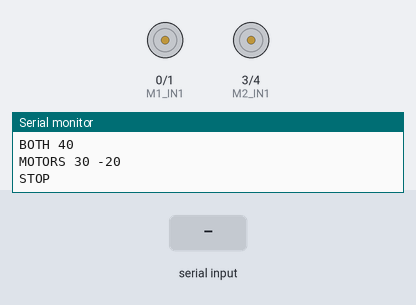
The sketch below on a simulated ESP32. Parts: motor-driver pin pairs drawn as motors (green arrow = first pin HIGH = forward, orange = second pin HIGH = backward, longer = more drive, scaled by the enable pin), the last lines printed to the serial monitor. Inputs (shaded band) come from the test bench.

Above: at 1.7 s.
1.8 s: "M1 90\n" received over Serial
At 2.7 s:
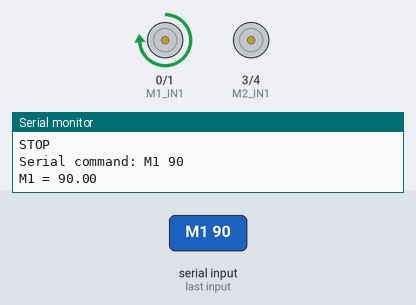
3.3 s: "M1  45\n" received over Serial
At 3.8 s:
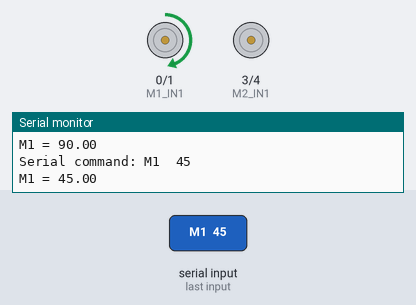
4.8 s: "BOTH 90\n" received over Serial
At 6.0 s:
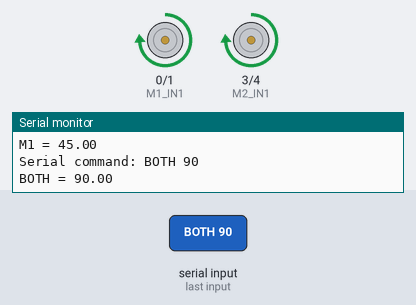
6.3 s: "BOTH  45\n" received over Serial
At 7.3 s:
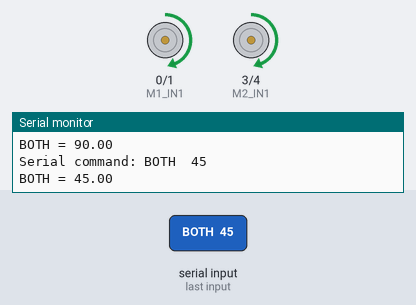
7.8 s: "MOTORS  45\n" received over Serial
At 8.4 s:
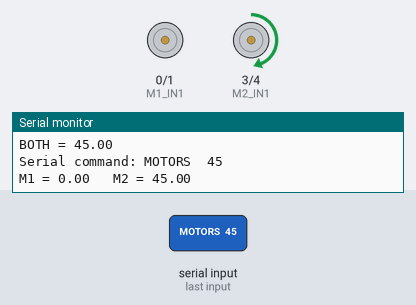
9.3 s: "M2 90\n" received over Serial
At 9.6 s:
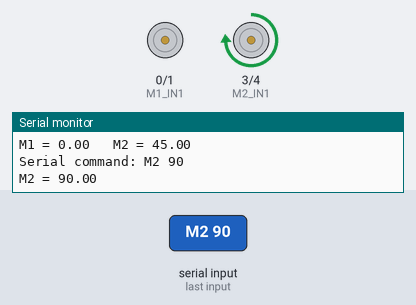
Timing chart, 0 to 11.8 s (numbered marks = the images above; inputs shaded):
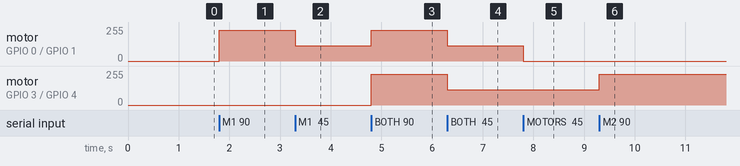

The sketch:

esp32_slave.ino
```cpp
#include <Arduino.h>
#include <Wire.h>

// ============================================================
// I2C SLAVE CONFIG
// ============================================================

constexpr uint8_t SLAVE_ADDRESS = 0x12;

constexpr int I2C_SDA = 8;
constexpr int I2C_SCL = 9;


// ============================================================
// MOTOR PINS
// ============================================================

// Motor 1
constexpr int M1_IN1 = 0;
constexpr int M1_IN2 = 1;
constexpr int M1_PWM = 2;

// Motor 2
constexpr int M2_IN1 = 3;
constexpr int M2_IN2 = 4;
constexpr int M2_PWM = 5;

// Driver STBY -> 3.3V


// ============================================================
// COMMAND STATE
// ============================================================

volatile int8_t pendingMotor1 = 0;
volatile int8_t pendingMotor2 = 0;

volatile bool commandPending = false;


// ============================================================
// PWM HELPER
// ============================================================

int percentToPWM(float percent) {
  percent = constrain(
    percent,
    0.0f,
    100.0f
  );

  return (int)(
    (percent / 100.0f) * 255.0f
  );
}


// ============================================================
// MOTOR CONTROL
// ============================================================

void setMotor(
  int in1,
  int in2,
  int pwmPin,
  float percent
) {
  percent = constrain(
    percent,
    -100.0f,
    100.0f
  );

  // STOP
  if (fabs(percent) < 0.01f) {
    analogWrite(
      pwmPin,
      0
    );

    digitalWrite(
      in1,
      LOW
    );

    digitalWrite(
      in2,
      LOW
    );

    return;
  }


  int pwm =
    percentToPWM(
      fabs(percent)
    );


  // FORWARD
  if (percent > 0.0f) {
    digitalWrite(
      in1,
      HIGH
    );

    digitalWrite(
      in2,
      LOW
    );

    analogWrite(
      pwmPin,
      pwm
    );

    return;
  }


  // REVERSE
  digitalWrite(
    in1,
    LOW
  );

  digitalWrite(
    in2,
    HIGH
  );

  analogWrite(
    pwmPin,
    pwm
  );
}


// ============================================================
// MOTOR WRAPPERS
// ============================================================

void motor1(float percent) {
  setMotor(
    M1_IN1,
    M1_IN2,
    M1_PWM,
    percent
  );
}


void motor2(float percent) {
  setMotor(
    M2_IN1,
    M2_IN2,
    M2_PWM,
    percent
  );
}


void stopAllMotors() {
  motor1(0);
  motor2(0);
}


// ============================================================
// I2C TIMEOUT
//
// The master resends C/D at least every 200 ms while flying
// (and on every change). No packet for this long = the master
// died or the wire came off: stop, rather than spin forever.
// ============================================================

constexpr unsigned long I2C_TIMEOUT_MS = 600;

volatile unsigned long lastPacketMs = 0;
volatile bool packetSeen = false;


// ============================================================
// I2C RECEIVE CALLBACK
// ============================================================

void onReceive(int byteCount) {
  lastPacketMs = millis();
  packetSeen = true;

  if (byteCount < 2) {
    while (Wire.available()) {
      Wire.read();
    }

    return;
  }


  int8_t m1 =
    (int8_t)Wire.read();

  int8_t m2 =
    (int8_t)Wire.read();


  while (Wire.available()) {
    Wire.read();
  }


  m1 = constrain(
    m1,
    -100,
    100
  );

  m2 = constrain(
    m2,
    -100,
    100
  );


  pendingMotor1 = m1;
  pendingMotor2 = m2;

  commandPending = true;
}


// ============================================================
// SERIAL COMMAND PARSER
//
// M1 50
// M1 -50
//
// M2 50
// M2 -50
//
// BOTH 40
//
// MOTORS 30 -20
//
// STOP
// ============================================================

void processSerialCommand(
  String command
) {
  command.trim();
  command.toUpperCase();

  if (command.length() == 0) {
    return;
  }


  Serial.print(
    "Serial command: "
  );

  Serial.println(
    command
  );


  // STOP
  if (command == "STOP") {
    stopAllMotors();

    Serial.println(
      "ALL MOTORS OFF"
    );

    return;
  }


  // MOTOR 1
  if (command.startsWith("M1 ")) {
    float value =
      command.substring(3).toFloat();

    motor1(value);

    Serial.print(
      "M1 = "
    );

    Serial.println(
      value
    );

    return;
  }


  // MOTOR 2
  if (command.startsWith("M2 ")) {
    float value =
      command.substring(3).toFloat();

    motor2(value);

    Serial.print(
      "M2 = "
    );

    Serial.println(
      value
    );

    return;
  }


  // BOTH SAME POWER
  if (command.startsWith("BOTH ")) {
    float value =
      command.substring(5).toFloat();

    motor1(value);
    motor2(value);

    Serial.print(
      "BOTH = "
    );

    Serial.println(
      value
    );

    return;
  }


  // INDEPENDENT
  //
  // MOTORS 30 -20
  if (command.startsWith("MOTORS ")) {
    String values =
      command.substring(7);

    int space =
      values.indexOf(' ');

    if (space == -1) {
      Serial.println(
        "Usage: MOTORS <M1> <M2>"
      );

      return;
    }


    float m1 =
      values
        .substring(
          0,
          space
        )
        .toFloat();

    float m2 =
      values
        .substring(
          space + 1
        )
        .toFloat();


    motor1(m1);
    motor2(m2);


    Serial.print(
      "M1 = "
    );

    Serial.print(
      m1
    );

    Serial.print(
      "   M2 = "
    );

    Serial.println(
      m2
    );

    return;
  }


  Serial.println(
    "Unknown command"
  );
}


// ============================================================
// SETUP
// ============================================================

void setup() {
  Serial.begin(
    115200
  );

  delay(500);


  // ==========================================================
  // MOTOR PINS
  // ==========================================================

  pinMode(
    M1_IN1,
    OUTPUT
  );

  pinMode(
    M1_IN2,
    OUTPUT
  );

  pinMode(
    M1_PWM,
    OUTPUT
  );


  pinMode(
    M2_IN1,
    OUTPUT
  );

  pinMode(
    M2_IN2,
    OUTPUT
  );

  pinMode(
    M2_PWM,
    OUTPUT
  );


  stopAllMotors();


  // ==========================================================
  // I2C SLAVE
  // ==========================================================

  Wire.begin(
    SLAVE_ADDRESS,
    I2C_SDA,
    I2C_SCL,
    100000
  );

  Wire.onReceive(
    onReceive
  );


  // ==========================================================
  // READY
  // ==========================================================

  Serial.println();
  Serial.println(
    "Motor slave ready"
  );

  Serial.print(
    "I2C address: 0x"
  );

  Serial.println(
    SLAVE_ADDRESS,
    HEX
  );

  Serial.print(
    "SDA: GPIO"
  );

  Serial.println(
    I2C_SDA
  );

  Serial.print(
    "SCL: GPIO"
  );

  Serial.println(
    I2C_SCL
  );


  Serial.println();
  Serial.println(
    "Serial commands:"
  );

  Serial.println(
    "M1 50"
  );

  Serial.println(
    "M1 -50"
  );

  Serial.println(
    "M2 50"
  );

  Serial.println(
    "M2 -50"
  );

  Serial.println(
    "BOTH 40"
  );

  Serial.println(
    "MOTORS 30 -20"
  );

  Serial.println(
    "STOP"
  );
}


// ============================================================
// LOOP
// ============================================================

void loop() {

  // ==========================================================
  // SERIAL DEBUG CONTROL
  // ==========================================================

  if (Serial.available()) {
    String command =
      Serial.readStringUntil(
        '\n'
      );

    processSerialCommand(
      command
    );
  }


  // ==========================================================
  // I2C COMMAND
  // ==========================================================

  if (commandPending) {
    noInterrupts();

    int8_t m1 =
      pendingMotor1;

    int8_t m2 =
      pendingMotor2;

    commandPending = false;

    interrupts();


    motor1(
      m1
    );

    motor2(
      m2
    );


    // The master repeats the packet every 200 ms as a heartbeat:
    // only print when the values changed.
    static int8_t shownM1 = 0;
    static int8_t shownM2 = 0;

    if (m1 != shownM1 || m2 != shownM2) {
      shownM1 = m1;
      shownM2 = m2;

      Serial.print(
        "I2C -> M1: "
      );

      Serial.print(
        m1
      );

      Serial.print(
        "%   M2: "
      );

      Serial.print(
        m2
      );

      Serial.println(
        "%"
      );
    }
  }


  // ==========================================================
  // I2C TIMEOUT -> motors off
  // ==========================================================

  if (
    packetSeen &&
    millis() - lastPacketMs > I2C_TIMEOUT_MS
  ) {
    packetSeen = false;

    stopAllMotors();

    Serial.println(
      "I2C silent for 600 ms -> motors off"
    );
  }


  delay(1);
}
```

Measured:
- after the input at 1.8 s, motor on GPIO 0 (M1_IN1) / GPIO 1 (M1_IN2): stopped → forward 229/255 at once
- after the input at 3.3 s, motor on GPIO 0 (M1_IN1) / GPIO 1 (M1_IN2): forward 229/255 → forward 114/255 at once
- after the input at 4.8 s, motor on GPIO 0 (M1_IN1) / GPIO 1 (M1_IN2): forward 114/255 → forward 229/255 at once; motor on GPIO 3 (M2_IN1) / GPIO 4 (M2_IN2): stopped → forward 229/255 at once
- after the input at 6.3 s, motor on GPIO 0 (M1_IN1) / GPIO 1 (M1_IN2), motor on GPIO 3 (M2_IN1) / GPIO 4 (M2_IN2): forward 229/255 → forward 114/255 at once
- after the input at 7.8 s, motor on GPIO 0 (M1_IN1) / GPIO 1 (M1_IN2): forward 114/255 → stopped at once
- after the input at 9.3 s, motor on GPIO 3 (M2_IN1) / GPIO 4 (M2_IN2): forward 114/255 → forward 229/255 at once
